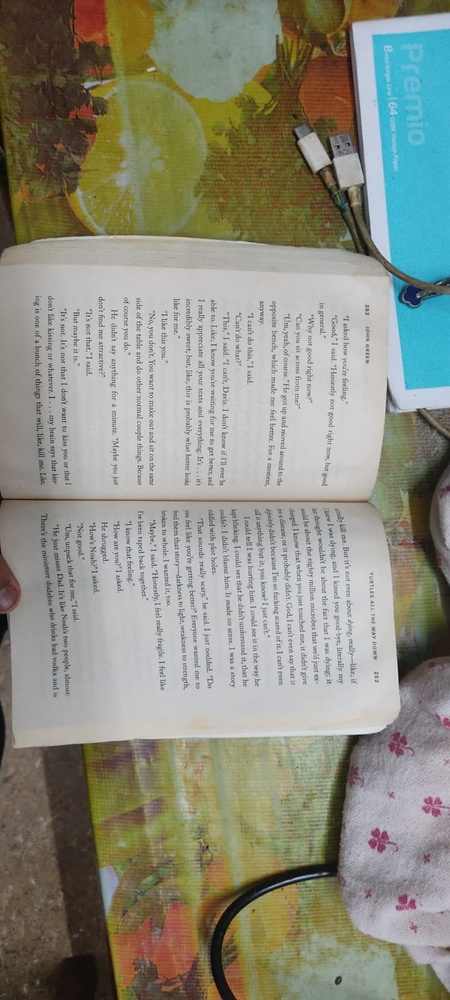
#> input picture downloads/WhatsApp Image 2024-04-16 at 5.30.32 PM.jpeg, 450 x 1000 px, shrunk from 720 x 1600 before the run, found by its file name
$ jupyter execute --allow-errors 'OCR (2).ipynb'
#> lines starting #> are read from the running program, lines starting #| are printed output that depends on the picture; after the words box and inside, x2 and y2 are one past the last pixel; in counts of white or black regions, pixels touching at a corner belong together
[cell 1]
import cv2
from PIL import Image
import pytesseract
import matplotlib.pyplot as plt

# Function to extract text from a scene with enhanced preprocessing
def extract_text_from_scene(image_path):
    try:
        # Print the image path for debugging
        print(f"Image Path: {image_path}")

        # Read the image using OpenCV
        img = cv2.imread(image_path)
#> img is the input picture: shape (1000, 450, 3); mean B, G, R 128.4, 141.6, 140.7

        # Check if the image is loaded successfully
        if img is None:
            raise Exception("Error: Unable to load the image. Check if the file exists and is a valid image.")

        # Display the original image
        plt.subplot(1, 2, 1)
        plt.imshow(cv2.cvtColor(img, cv2.COLOR_BGR2RGB))
        plt.title('Original Image')
        plt.axis('off')

        # Convert the image to grayscale
        gray_img = cv2.cvtColor(img, cv2.COLOR_BGR2GRAY)
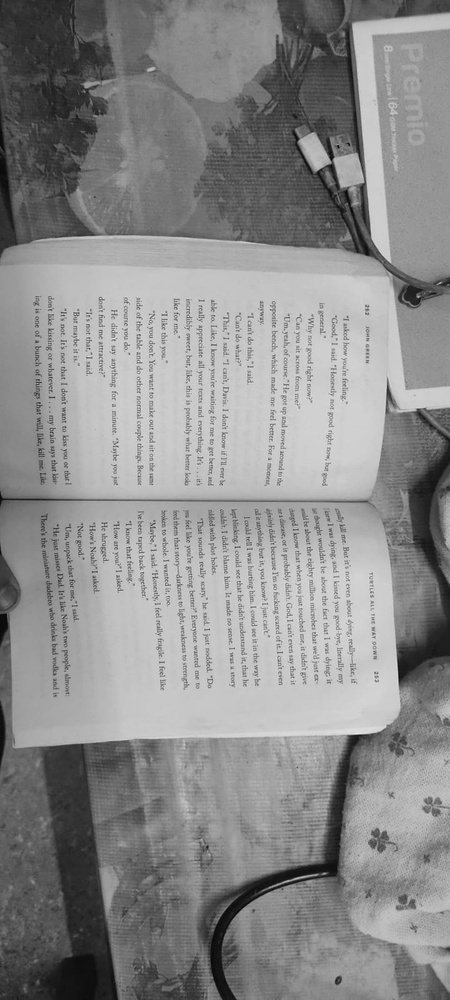
#> gray_img: shape (1000, 450); min 3, max 245, mean 139.8

        # Apply adaptive thresholding to enhance text visibility
        _, thresholded_img = cv2.threshold(gray_img, 0, 255, cv2.THRESH_BINARY + cv2.THRESH_OTSU)
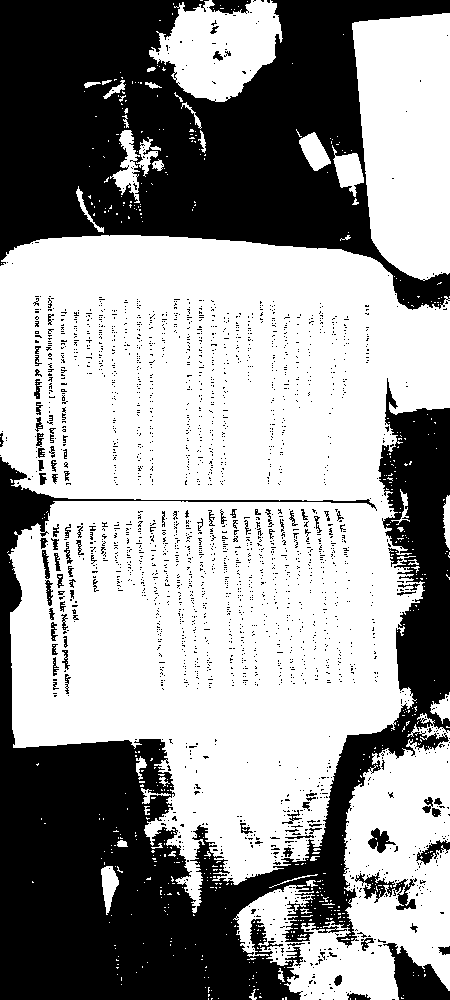
#> thresholded_img: shape (1000, 450); 60.8% white; 2384 black regions (2286 under 20 px), largest, box (x1, y1, x2, y2) and area: (0, 378, 450, 1000) 85102, (0, 0, 450, 310) 77775, (383, 943, 450, 1000) 1905

        # Display the processed image
        plt.subplot(1, 2, 2)
        plt.imshow(thresholded_img, cmap='gray')
        plt.title('Processed Image')
        plt.axis('off')

        plt.show()
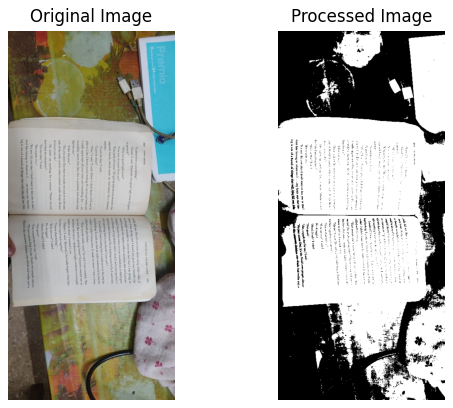
#> figure drawn by matplotlib, 2 panels

        # Use Tesseract to extract text from the processed image
        extracted_text = pytesseract.image_to_string(
            Image.fromarray(thresholded_img),
            lang='eng',  # Specify language (adjust as needed)
            config='--psm 6'  # Adjust OCR configuration (try different values)
        )

        return extracted_text.strip()  # Remove leading/trailing whitespaces
    except Exception as e:
        return str(e)

# Example usage
scene_image_path = '/home/austine/Downloads/WhatsApp Image 2024-04-16 at 5.30.32 PM.jpeg'
#> (the rest of this cell did not finish here and is left out)

$ run again, with downloads/WhatsApp Image 2024-04-16 at 11.26.04 PM.jpeg copied over downloads/WhatsApp Image 2024-04-16 at 5.30.32 PM.jpeg
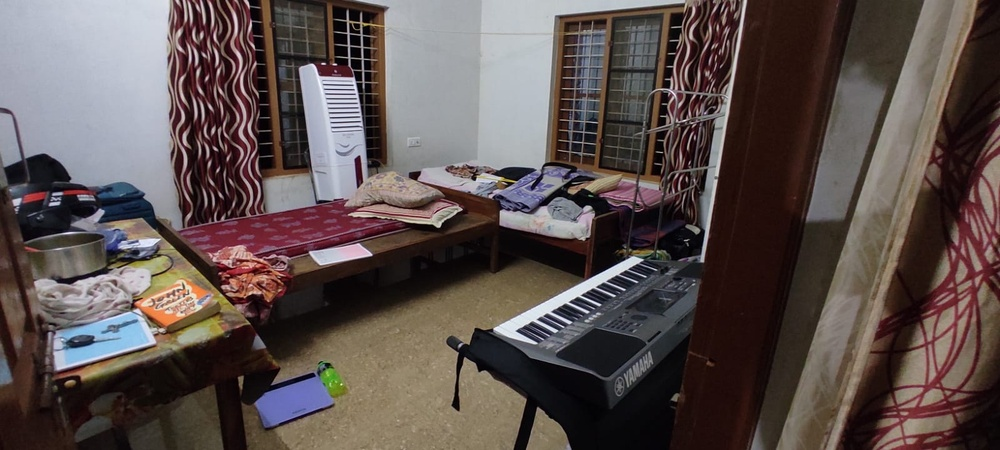
#> input picture downloads/WhatsApp Image 2024-04-16 at 11.26.04 PM.jpeg, 1000 x 450 px, shrunk from 1600 x 720 before the run, found by its file name
#> in extract_text_from_scene, img is the input picture: shape (450, 1000, 3); mean B, G, R 78.2, 80.5, 92.2
#> in extract_text_from_scene, `_, thresholded_img = cv2.threshold(gray_img, 0, 255, cv2.THRESH_BINARY..`:
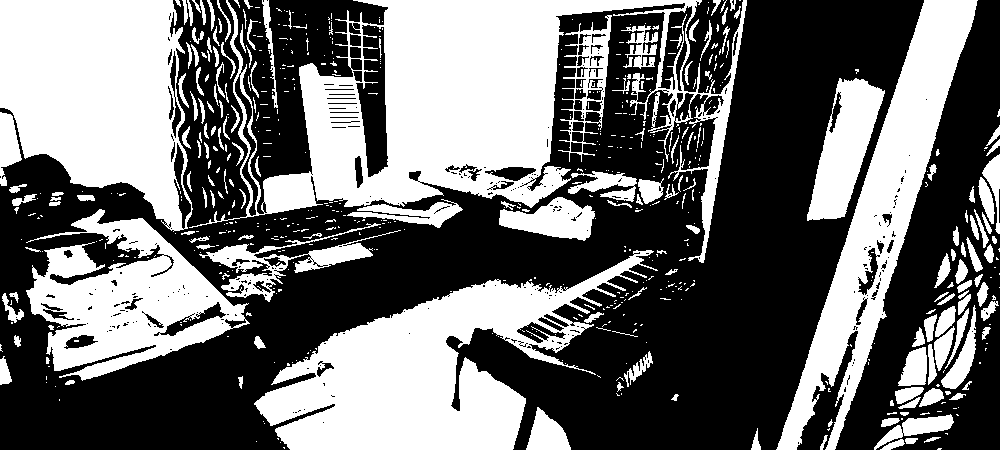
#> thresholded_img: shape (450, 1000); 43.1% white; 625 white regions (444 under 20 px), largest, box (x1, y1, x2, y2) and area: (189, 0, 747, 263) 49963, (254, 250, 658, 450) 33752, (0, 0, 193, 232) 31164
#> in extract_text_from_scene, `plt.show()`:
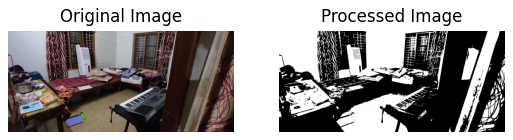
#> figure drawn by matplotlib, 2 panels

$ run again, with downloads/WhatsApp Image 2024-04-16 at 11.26.05 PM.jpeg copied over downloads/WhatsApp Image 2024-04-16 at 5.30.32 PM.jpeg
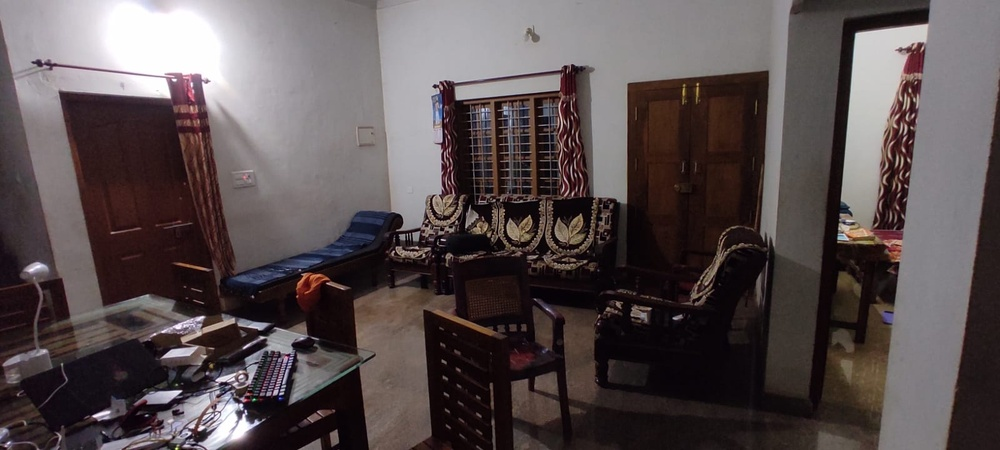
#> input picture downloads/WhatsApp Image 2024-04-16 at 11.26.05 PM.jpeg, 1000 x 450 px, shrunk from 1600 x 720 before the run, found by its file name
#> in extract_text_from_scene, img is the input picture: shape (450, 1000, 3); mean B, G, R 79.5, 78.5, 88.6
#> in extract_text_from_scene, `_, thresholded_img = cv2.threshold(gray_img, 0, 255, cv2.THRESH_BINARY..`:
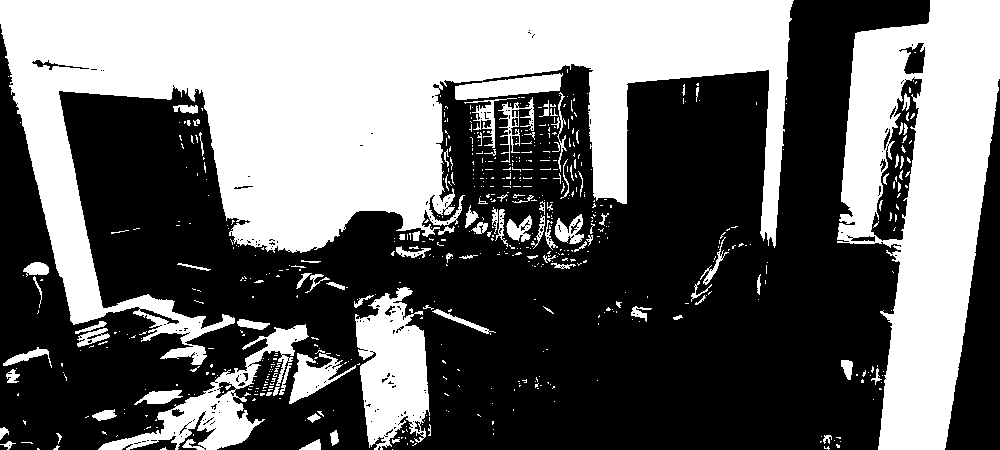
#> thresholded_img: shape (450, 1000); 42.1% white; 638 white regions (534 under 20 px), largest, box (x1, y1, x2, y2) and area: (0, 0, 794, 365) 117673, (837, 0, 1000, 450) 43560, (355, 287, 430, 450) 7997
#> in extract_text_from_scene, `plt.show()`:
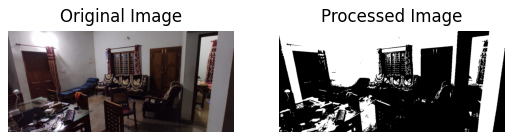
#> figure drawn by matplotlib, 2 panels
